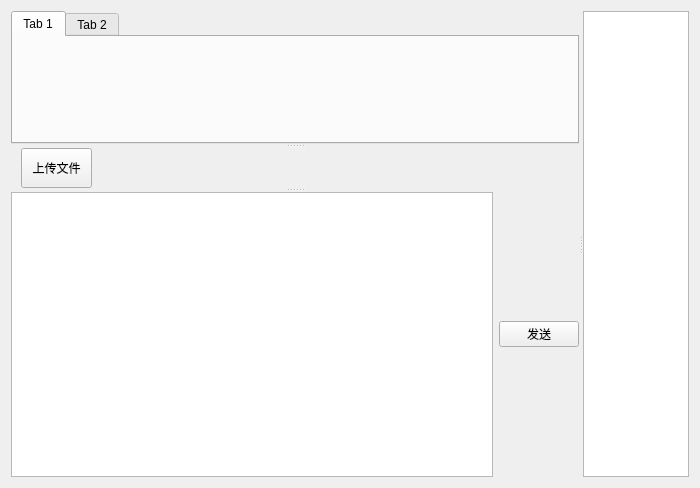
<?xml version="1.0" encoding="UTF-8"?>
<ui version="4.0">
 <class>ChatWidget</class>
 <widget class="QWidget" name="ChatWidget">
  <property name="geometry">
   <rect>
    <x>0</x>
    <y>0</y>
    <width>700</width>
    <height>488</height>
   </rect>
  </property>
  <property name="windowTitle">
   <string>Form</string>
  </property>
  <layout class="QGridLayout" name="gridLayout_3">
   <item row="0" column="0">
    <widget class="QSplitter" name="horizontalSplitter">
     <property name="sizePolicy">
      <sizepolicy hsizetype="Expanding" vsizetype="Preferred">
       <horstretch>5</horstretch>
       <verstretch>5</verstretch>
      </sizepolicy>
     </property>
     <property name="orientation">
      <enum>Qt::Horizontal</enum>
     </property>
     <widget class="QSplitter" name="verticalSplitter">
      <property name="sizePolicy">
       <sizepolicy hsizetype="Preferred" vsizetype="Expanding">
        <horstretch>4</horstretch>
        <verstretch>5</verstretch>
       </sizepolicy>
      </property>
      <property name="orientation">
       <enum>Qt::Vertical</enum>
      </property>
      <widget class="QWidget" name="showMsgWidget" native="true">
       <property name="sizePolicy">
        <sizepolicy hsizetype="Expanding" vsizetype="Expanding">
         <horstretch>4</horstretch>
         <verstretch>3</verstretch>
        </sizepolicy>
       </property>
       <layout class="QGridLayout" name="gridLayout">
        <item row="0" column="0">
         <widget class="QTabWidget" name="showMsgTabWidget">
          <property name="currentIndex">
           <number>0</number>
          </property>
          <widget class="QWidget" name="tab">
           <attribute name="title">
            <string>Tab 1</string>
           </attribute>
          </widget>
          <widget class="QWidget" name="tab_2">
           <attribute name="title">
            <string>Tab 2</string>
           </attribute>
          </widget>
         </widget>
        </item>
       </layout>
      </widget>
      <widget class="QWidget" name="uploadfileWidget" native="true">
       <property name="sizePolicy">
        <sizepolicy hsizetype="Preferred" vsizetype="Preferred">
         <horstretch>6</horstretch>
         <verstretch>2</verstretch>
        </sizepolicy>
       </property>
       <property name="minimumSize">
        <size>
         <width>0</width>
         <height>40</height>
        </size>
       </property>
       <property name="maximumSize">
        <size>
         <width>16777215</width>
         <height>20</height>
        </size>
       </property>
       <widget class="QPushButton" name="uploadFilePushButton">
        <property name="geometry">
         <rect>
          <x>10</x>
          <y>0</y>
          <width>71</width>
          <height>40</height>
         </rect>
        </property>
        <property name="minimumSize">
         <size>
          <width>0</width>
          <height>40</height>
         </size>
        </property>
        <property name="maximumSize">
         <size>
          <width>100</width>
          <height>40</height>
         </size>
        </property>
        <property name="text">
         <string>上传文件</string>
        </property>
       </widget>
      </widget>
      <widget class="QWidget" name="inputWidget" native="true">
       <property name="sizePolicy">
        <sizepolicy hsizetype="Expanding" vsizetype="Expanding">
         <horstretch>4</horstretch>
         <verstretch>1</verstretch>
        </sizepolicy>
       </property>
       <layout class="QHBoxLayout" name="horizontalLayout_2">
        <item>
         <widget class="QTextEdit" name="inputTextEdit"/>
        </item>
        <item>
         <widget class="QPushButton" name="sendMsgPushButton">
          <property name="text">
           <string>发送</string>
          </property>
         </widget>
        </item>
       </layout>
      </widget>
     </widget>
     <widget class="QTableWidget" name="onlineUsersTableWidget">
      <property name="sizePolicy">
       <sizepolicy hsizetype="Expanding" vsizetype="Expanding">
        <horstretch>1</horstretch>
        <verstretch>1</verstretch>
       </sizepolicy>
      </property>
     </widget>
    </widget>
   </item>
  </layout>
 </widget>
 <resources/>
 <connections/>
</ui>
